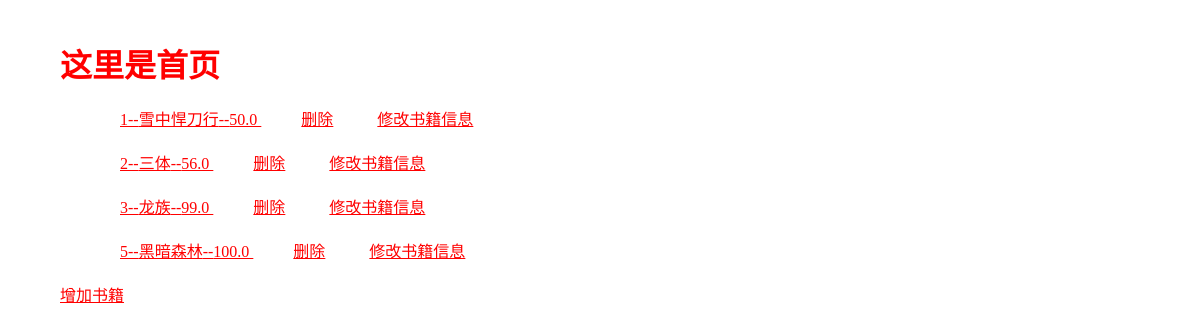
The app's page /, older data.
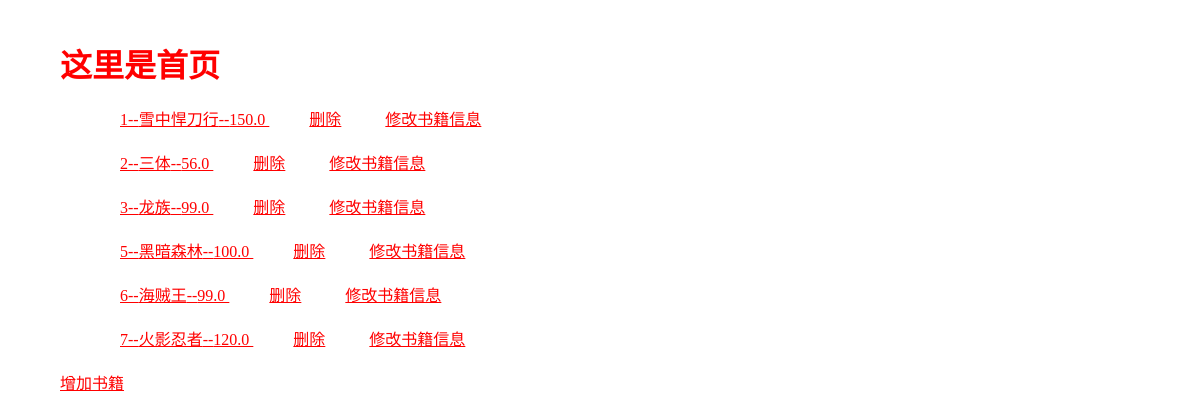
The same page, newer data.
### booktest/models.py (models this page shows, shortened)
class Book(models.Model):
    title = models.CharField(max_length=20)
    pub_date = models.DateField(default="1983-06-01")
    price = models.FloatField(max_length=100,default=100)

### booktest/views.py (the view)
# urls.py: url(r'^$',views.index,name='index'),
def index(request):
    books = Book.objects.all()
    context = {"books":books}
    return render(request,"index.html",{"books":books})

### templates/index.html (shortened to what this page needs)
<!DOCTYPE html>
<html lang="en">
<head>
    <link rel="stylesheet" href="/static/css/main.css">
</head>
<body>
     <h1>这里是首页</h1>
    {% for book in books %}
     <ul>
         <a href="{% url 'booktest:detail' book.id %}">
        {{book.id}}--{{book.title}}--{{book.price}}
         </a>
         <a href="{% url 'booktest:delete' book.id %}">删除</a>
         <a href="{% url 'booktest:editbook' book.id %}">修改书籍信息</a>
     </ul>
    {% endfor %}
     <a href="{% url 'booktest:addbook' %}">增加书籍</a>
</body>
</html>

### static/css/main.css (style rules this page uses)
* { color:red; margin:20px; }

Row changes from the older to the newer data that the page shows:
changed Book "雪中悍刀行": price "50.0" → "150.0"
added Book: id "6", title "海贼王", price "99.0"
added Book: id "7", title "火影忍者", price "120.0"
